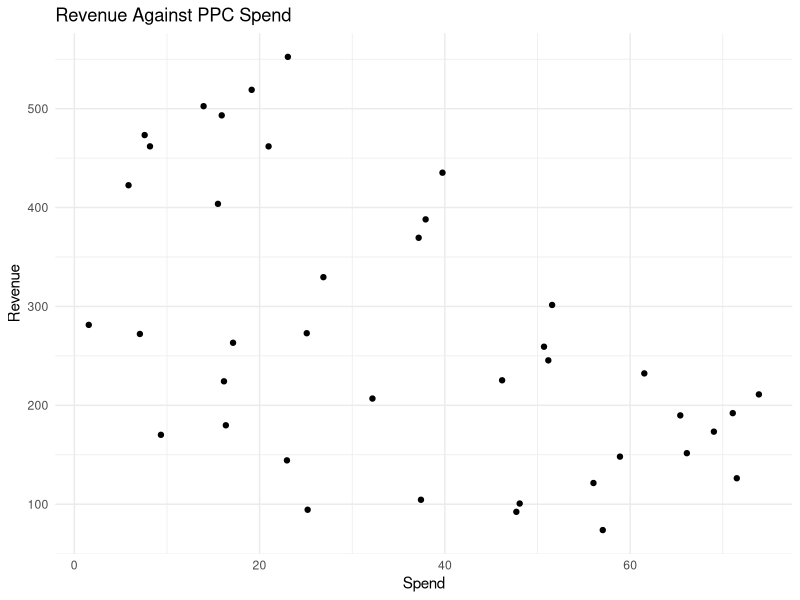
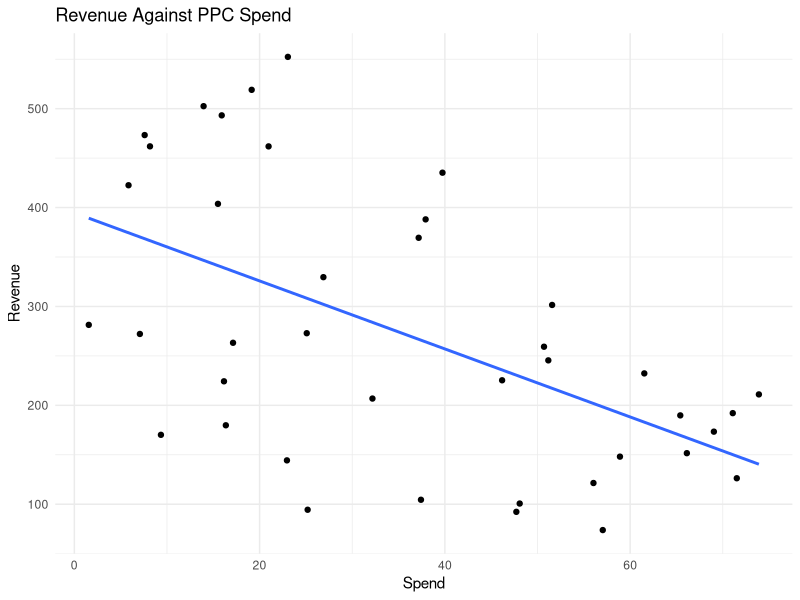
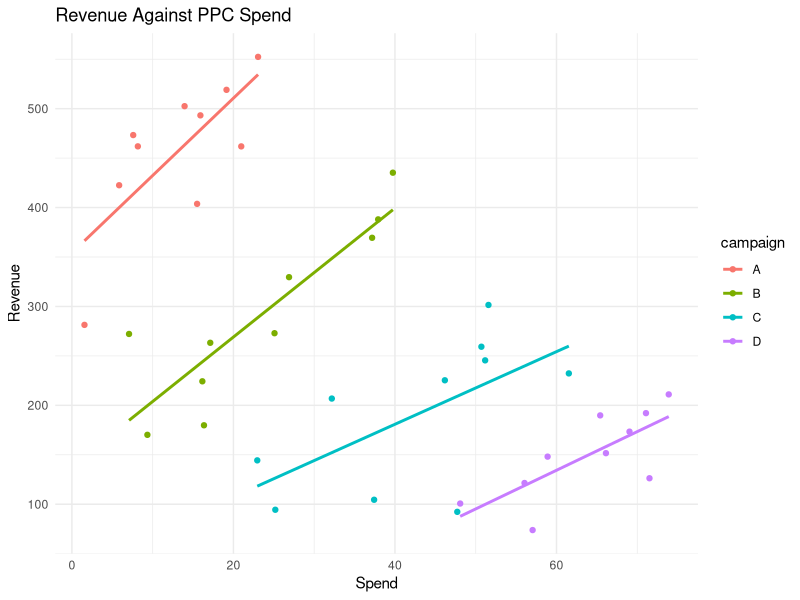

Reproduce these figures in R, in order.
# load packages
library(readr)
library(ggplot2)


# import data
simp_data <- read_csv("simpsons.csv")

# plot simple scatterplot
ggplot(simp_data, aes(x = spend, y = revenue)) + 
  geom_point() +
  labs(title = "Revenue Against PPC Spend",
       y ="Revenue",
       x = "Spend") +
  theme_minimal()


# look at linear model
summary(lm(spend ~ revenue, data = simp_data))

# plot with regression line
ggplot(simp_data, aes(x = spend, y = revenue)) + 
  geom_point() + geom_smooth(method = "lm", se = FALSE) +
  labs(title = "Revenue Against PPC Spend",
       y ="Revenue",
       x = "Spend") +
  theme_minimal()


# plot with regression line for each campaign group
ggplot(simp_data, aes(x = spend, y = revenue, colour = campaign)) + 
  geom_point() + geom_smooth(method = "lm", se = FALSE) +
  labs(title = "Revenue Against PPC Spend",
       y ="Revenue",
       x = "Spend") +
  theme_minimal()




